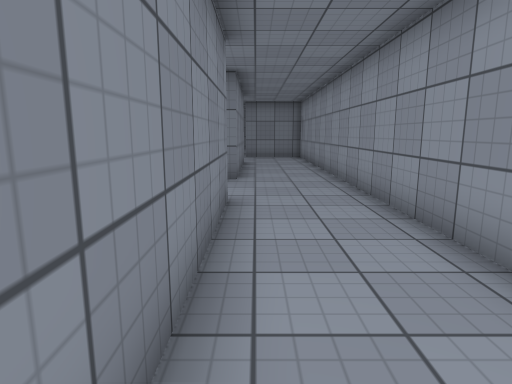
[1] (above)

16 first-person views from a walk through a 3-D level made in the Unity game engine. The camera is 1.3 m above the floor, tilts 10° down and sees 75° across. The floor is counted in squares, 1 m on a side. Each view is taken from the middle of a square. On the plan, view 1 faces up. The plan holds only what a view shows up to about 14 squares ahead; the rest is blank. The place goes on beyond the plan. The player character is not drawn. Surface patterns are stand-ins for the level's own textures.

[2]
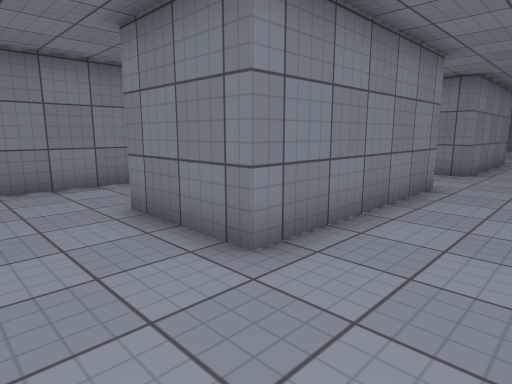

[3]
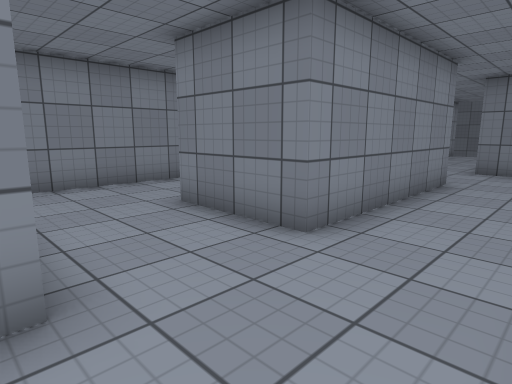

[4]
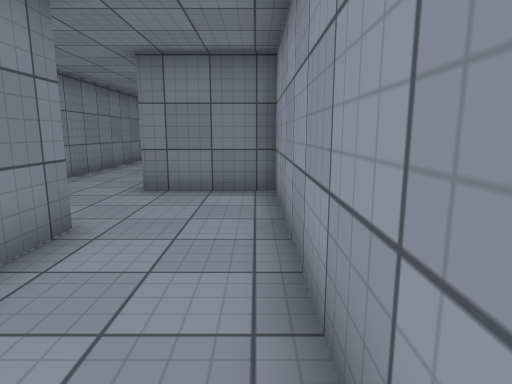

[5]
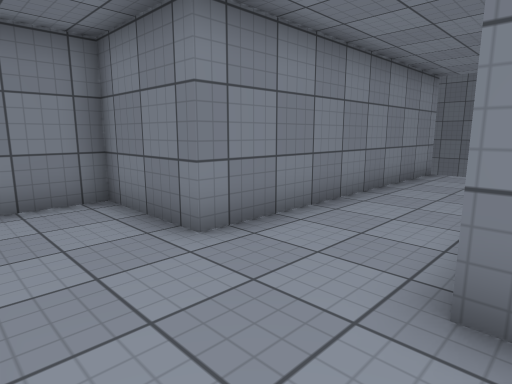

[6]
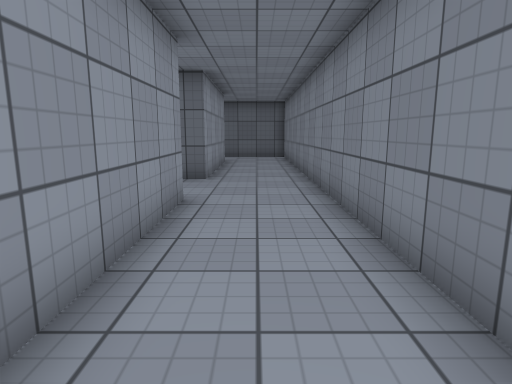

[7]
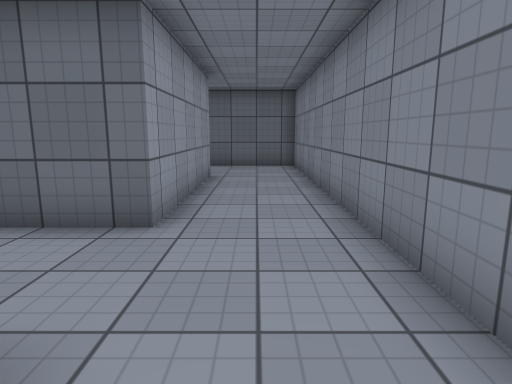

[8]
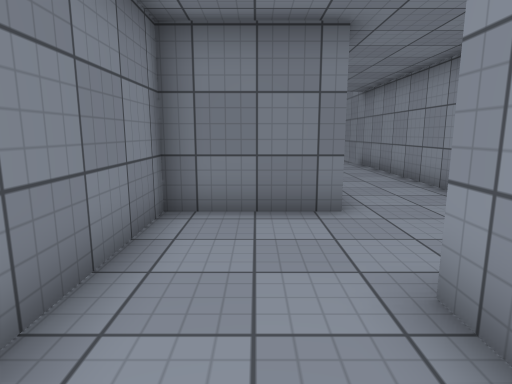

[9]
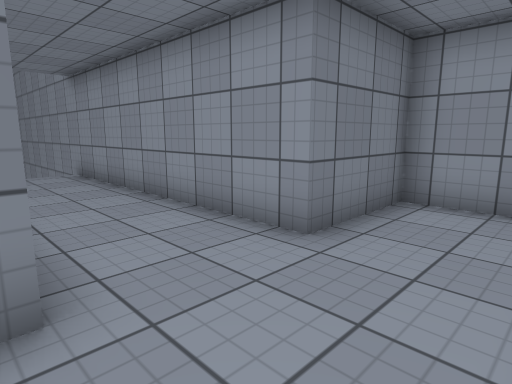

[10]
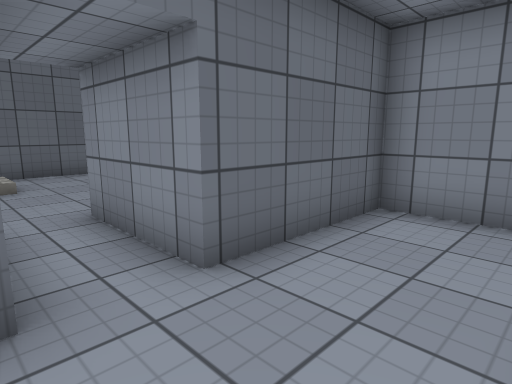

[11]
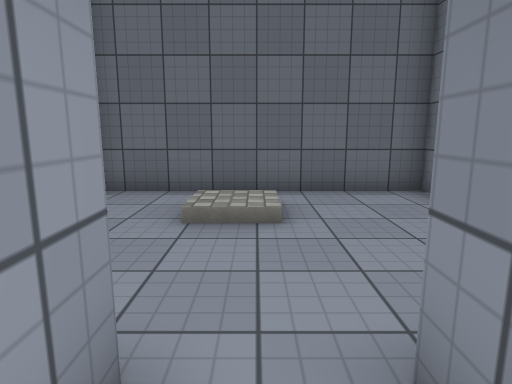

[12]
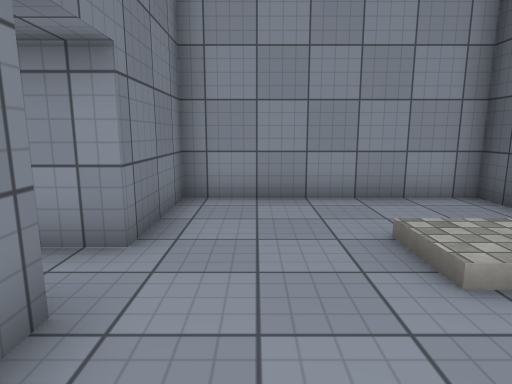

[13]
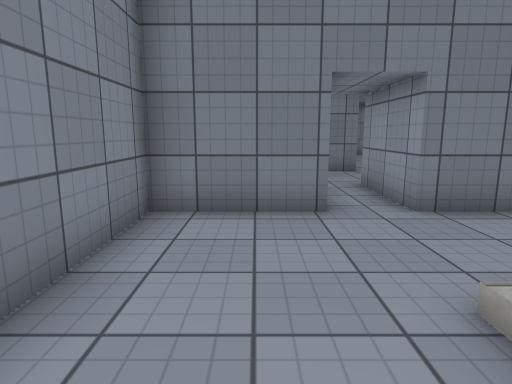

[14]
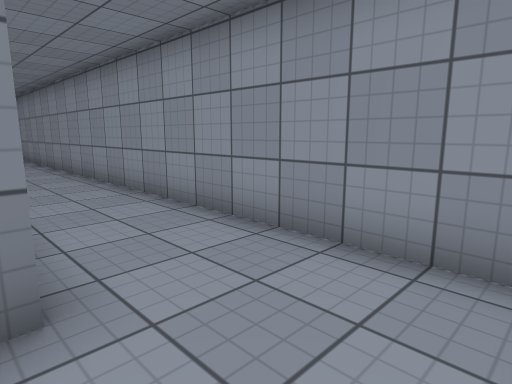

[15]
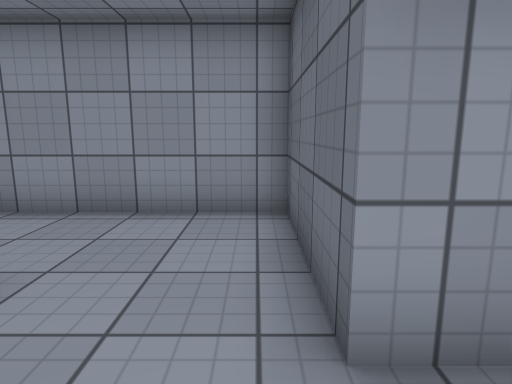

[16]
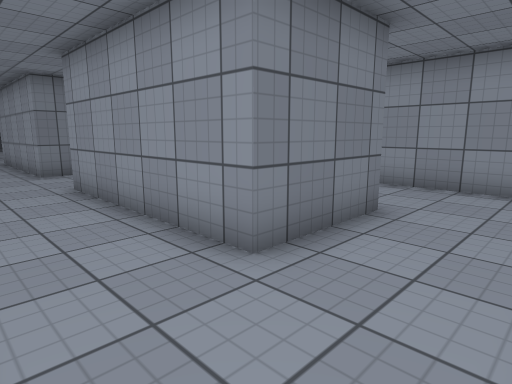

### Floor plan
Points are (right, up) in squares from view 1. A wall is a line through its corners. A room is listed if a view was taken in it or the views show most of it. See-through windows are left out.
Room 1 (views 1, 2, 3, 4, 5, 6, 7, 8, 9, 10, 11, 14, 15, 16)
walls: (-0.6, 6.5) (-0.6, 0.5) (-3.6, 0.5) (-3.6, 6.5) (-1.4, 6.5); (-0.6, 15.5) (-0.6, 9.5) (-3.6, 9.5) (-3.6, 15.5); (-1.3, -5.5) (-1.3, -2.5) (2.4, -2.5) (2.4, 18.5) (-0.6, 18.5) (-0.6, 28); (-3.6, 27.5) (-3.6, 18.5) (-6.6, 18.5) (-6.6, -2.5) (-2.8, -2.5) (-2.8, -5.5)
ways out: opening at (-2, -5) to room 2
Room 2 (views 12, 13)
walls: (-2.8, -5.5) (-5.8, -5.5) (-5.8, -8.9); (-5.8, -11.1) (-5.8, -11.5) (1.7, -11.5) (1.7, -5.5) (-1.3, -5.5)
ways out: opening at (-2, -5) to room 1

Where each view was taken, in squares from view 1:
view 1: 0 up, 0 right, facing up
view 2: 2 down, 2 right, facing up-left
view 3: 6 up, 2 right, facing up-left
view 4: 11 up, 2 right, facing up
view 5: 16 up, 0 right, facing up-left
view 6: 16 up, 5 left, facing down
view 7: 11 up, 5 left, facing down
view 8: 13 up, 5 left, facing up
view 9: 16 up, 4 left, facing up-right
view 10: 0 up, 1 left, facing down-left
view 11: 4 down, 2 left, facing down
view 12: 7 down, 5 left, facing right
view 13: 11 down, 4 left, facing up
view 14: 2 down, 1 left, facing up-right
view 15: 2 down, 3 left, facing right
view 16: 2 down, 6 left, facing up-right
